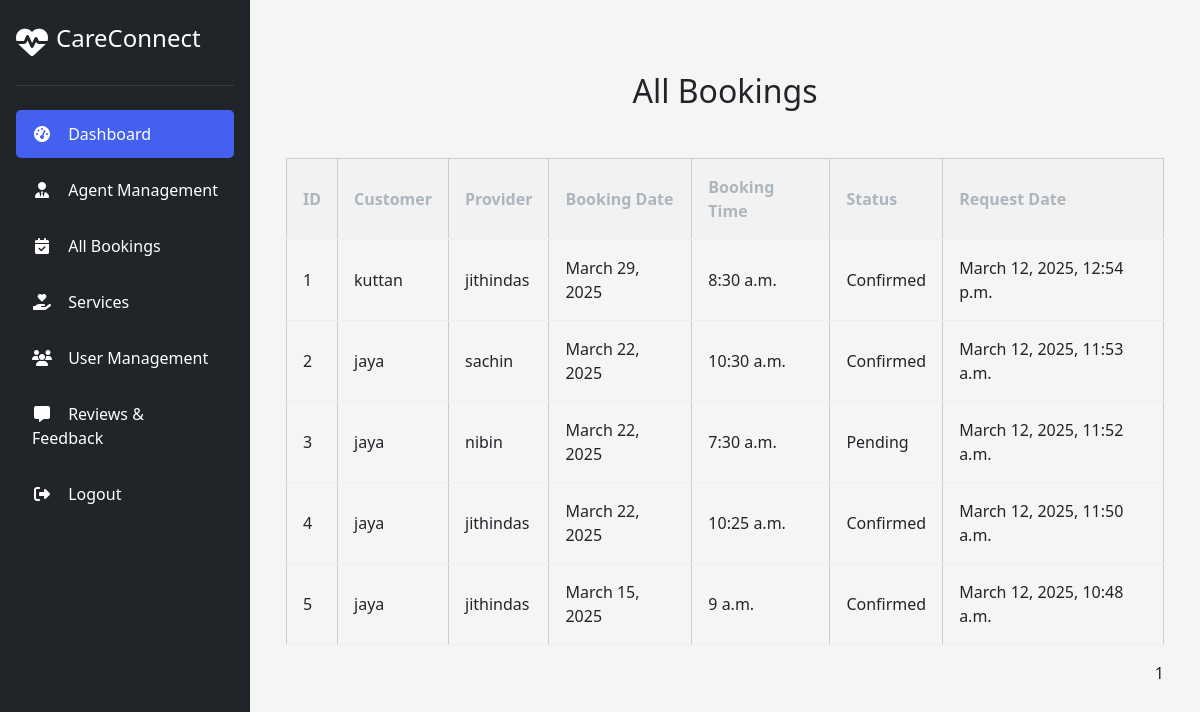
The app's page /admins/manage_bookings/ (signed in), older data.
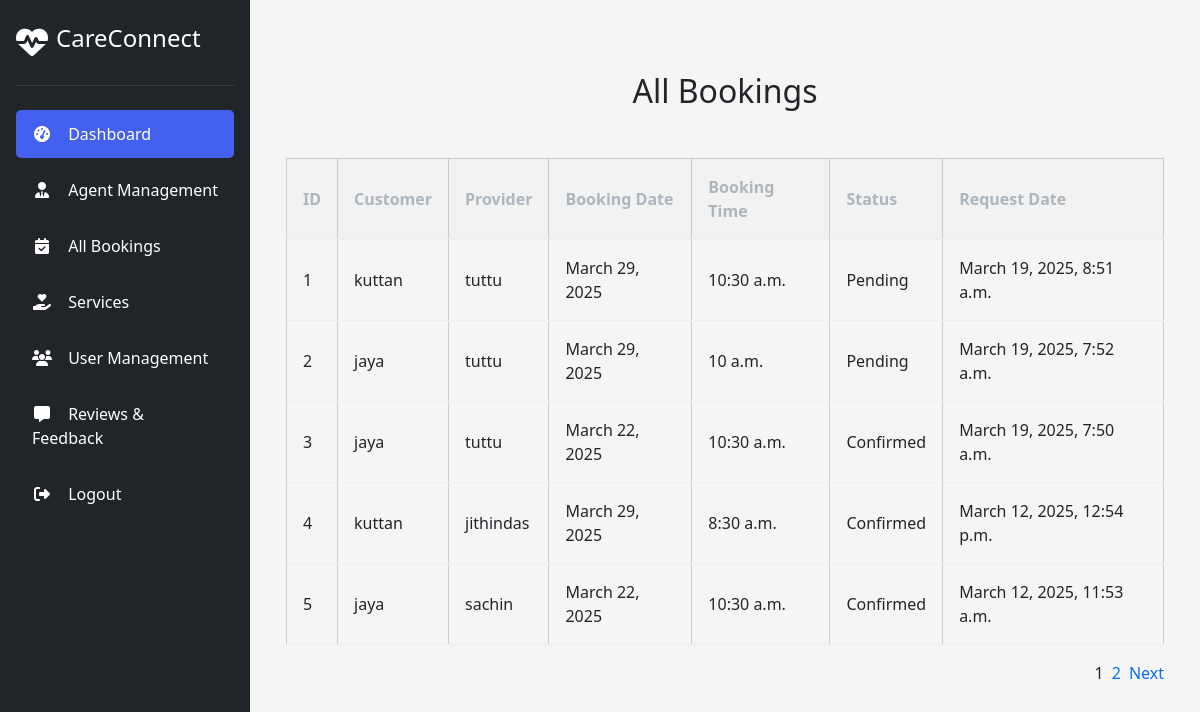
The same page, newer data.
### admins/models.py (models this page shows, shortened)
class Booking_Model(models.Model):
    STATUS_CHOICES = [
        ('pending', 'Pending'),
        ('confirmed', 'Confirmed'),
        ('cancelled', 'Cancelled'),
    ]
    customer = models.ForeignKey(User, on_delete=models.CASCADE, related_name='customer_bookings')
    provider = models.ForeignKey(User, on_delete=models.CASCADE, related_name='provider_bookings')
    booking_date = models.DateField(default=timezone.now)
    booking_time = models.TimeField(default=timezone.now)
    status = models.CharField(max_length=20, choices=STATUS_CHOICES, default='pending')
    created_at = models.DateTimeField(auto_now_add=True)
    updated_at = models.DateTimeField(auto_now=True)

class User(AbstractUser):
    user_type = models.CharField(max_length=20, choices=[
        ('customer', 'Customer'),
        ('service_provider', 'Service Provider')
    ])

### admins/views.py (the view)
# urls.py: path('manage_bookings/', Booking_Manage_View.as_view(), name='manage_bookings'),
class Booking_Manage_View(LoginRequiredMixin,View):
    def get(self, request):
        bookings_list = Booking_Model.objects.all().order_by('-created_at')
        paginator = Paginator(bookings_list, 5)
        page_number = request.GET.get('page')
        bookings = paginator.get_page(page_number)
        context = {
            'bookings': bookings,
        }
        return render(request, 'booking_manage.html', context)

### admins/templates/booking_manage.html (shortened to what this page needs)
{% extends 'admin.html' %}
{% block content %}
<!DOCTYPE html>
<html lang="en">
<head>
</head>
<body>
    <div class="container">
        <h2 class="text-center mt-5 mb-5">All Bookings</h2>
        <table>
            <center>
            <thead >
                <tr>
                    <th>ID</th>
                    <th>Customer</th>
                    <th>Provider</th>
                    <th>Booking Date</th>
                    <th>Booking Time</th>
                    <th>Status</th>
                    <th>Request Date</th>
                </tr>
            </thead>
            <tbody >
                {% for booking in bookings %}
                <tr>
                    <td>{{ forloop.counter }}</td>
                    <td>{{ booking.customer.username }}</td>
                    <td>{{ booking.provider.username }}</td>
                    <td>{{ booking.booking_date }}</td>
                    <td>{{ booking.booking_time }}</td>
                    <td>{{ booking.status|title }}</td>
                    <td>{{ booking.created_at }}</td>
                </tr>
                {% empty %}
                <tr>
                    <td colspan="8">No bookings available.</td>
                </tr>
                {% endfor %}
            </tbody>
        </center>
        </table>
        <div class="pagination">
            {% for num in bookings.paginator.page_range %}
                {% if bookings.number == num %}
                    <span class="current">{{ num }}</span>
                {% else %}
                    <a class="page_a" href="?page={{ num }}">{{ num }}</a>
                {% endif %}
            {% endfor %}
            {% if bookings.has_next %}
                <a class="page_a" href="?page={{ bookings.next_page_number }}">Next</a>
            {% endif %}
        </div>
    </div>
</body>
</html>
{% endblock %}

Row changes from the older to the newer data that the page shows:
no longer on this page (row unchanged): Booking_Model: customer.username "jaya", provider.username "nibin", booking_date "March 22, 2025", booking_time "7:30 a.m.", status "Pending", created_at "March 12, 2025, 11:52 a.m."
no longer on this page (row unchanged): Booking_Model: customer.username "jaya", provider.username "jithindas", booking_date "March 22, 2025", booking_time "10:25 a.m.", status "Confirmed", created_at "March 12, 2025, 11:50 a.m."
no longer on this page (row unchanged): Booking_Model: customer.username "jaya", provider.username "jithindas", booking_date "March 15, 2025", booking_time "9 a.m.", status "Confirmed", created_at "March 12, 2025, 10:48 a.m."
added Booking_Model: customer.username "kuttan", provider.username "tuttu", booking_date "March 29, 2025", booking_time "10:30 a.m.", status "Pending", created_at "March 19, 2025, 8:51 a.m."
added Booking_Model: customer.username "jaya", provider.username "tuttu", booking_date "March 29, 2025", booking_time "10 a.m.", status "Pending", created_at "March 19, 2025, 7:52 a.m."
added Booking_Model: customer.username "jaya", provider.username "tuttu", booking_date "March 22, 2025", booking_time "10:30 a.m.", status "Confirmed", created_at "March 19, 2025, 7:50 a.m."
Text that changed along with them:
new list line: "2"
text now shown: "Next"
